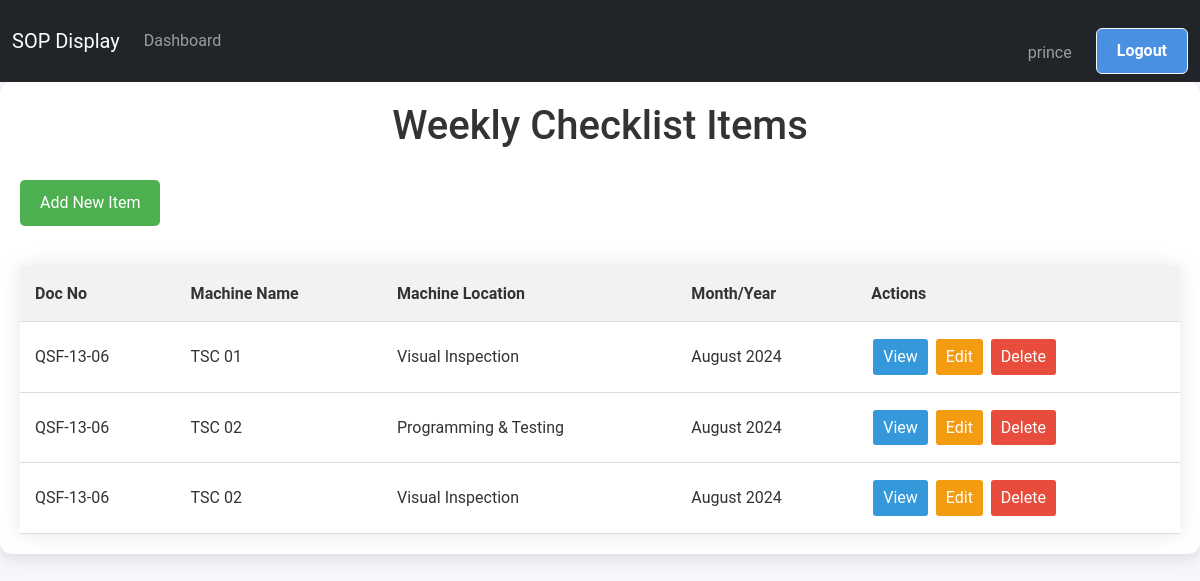
Page /screen/maintenance/weekly/list/ (signed in) on the committed database.
### screen_app/models.py (models this page shows, shortened)
class WeeklyChecklistItem(models.Model):
    TICK_CHOICES = [
        ('✔', 'OK'),
        ('✘', 'Not OK'),
        ('', 'Not Checked')
    ]
    manager = models.ForeignKey(User, on_delete=models.CASCADE, default=None ,blank=True)
    station = models.CharField(max_length=10, choices=STATION_CHOICES, default='DSL01_S01')
    doc_number = models.CharField(max_length=20, default="QSF-13-06",blank=True)
    rev_number = models.CharField(max_length=10, default="02")
    rev_date = models.DateField(default=timezone.now)
    machine_name = models.CharField(max_length=100, choices=MACHINE_NAME_CHOICES)
    control_number = models.CharField(max_length=100,choices=CONTROL_NUMBER_CHOICES)
    machine_location = models.ForeignKey(MachineLocation, on_delete=models.CASCADE, verbose_name="Process/Operation")
    month_year = models.DateField(default=timezone.now,blank=True)
    CHECK_POINT_CHOICES = (
        ('Check Conveyor Belts', 'Check Conveyor Belts'),
        ('Check Solder bit Assembly. For any Bolts & Screw Loose', 'Check Solder bit Assembly. For any Bolts & Screw Loose'),
        ('Check Wire & Cable', 'Check Wire & Cable'),
        ('Electrical Insulation', 'Electrical Insulation'),
    )
    date = models.DateField(default=timezone.now,blank=True)
    check_point_8 = models.CharField(max_length=200, choices=CHECK_POINT_CHOICES, default='Check Conveyor Belts',blank=True)
    check_point_9 = models.CharField(max_length=200, choices=CHECK_POINT_CHOICES, default='Check Solder bit Assembly. For any Bolts & Screw Loose',blank=True)
    check_point_10 = models.CharField(max_length=200, choices=CHECK_POINT_CHOICES, default='Check Wire & Cable',blank=True)
    check_point_11 = models.CharField(max_length=200, choices=CHECK_POINT_CHOICES, default='Electrical Insulation',blank=True)
    REQUIREMENT_RANGE_CHOICES = (
        ('No Damage', 'No Damage'),
        ('Proper Tight', 'Proper Tight'),
        ('No Damage No Broken', 'No Damage No Broken'),
        ('No Cut & No Damage Wire', 'No Cut & No Damage Wire'),
    )
    requirement_range_8 = models.CharField(max_length=200, choices=REQUIREMENT_RANGE_CHOICES,  default='No Damage',blank=True)
    requirement_range_9 = models.CharField(max_length=200, choices=REQUIREMENT_RANGE_CHOICES,  default='Proper Tight',blank=True)
    requirement_range_10 = models.CharField(max_length=200, choices=REQUIREMENT_RANGE_CHOICES, default='No Damage No Broken',blank=True)
    requirement_range_11 = models.CharField(max_length=200, choices=REQUIREMENT_RANGE_CHOICES, default='No Cut & No Damage Wire',blank=True)
    METHOD_OF_CHECKING_CHOICES = (
        ('Clean by Cloths & Brush', 'Clean by Cloths & Brush'),
        ('By Hand', 'By Hand'),
        ('By Eye', 'By Eye'),
        )
    method_of_checking_8 = models.CharField(max_length=200, choices=METHOD_OF_CHECKING_CHOICES, default='By Hand',blank=True)
    method_of_checking_9 = models.CharField(max_length=200, choices=METHOD_OF_CHECKING_CHOICES, default='By Hand',blank=True)
    method_of_checking_10 = models.CharField(max_length=200, choices=METHOD_OF_CHECKING_CHOICES, default='By Hand',blank=True)
    method_of_checking_11 = models.CharField(max_length=200, choices=METHOD_OF_CHECKING_CHOICES, default='By Hand',blank=True)
    Remark_8=models.CharField(max_length=100,choices=TICK_CHOICES)
    Remark_9=models.CharField(max_length=100,choices=TICK_CHOICES)
    Remark_10=models.CharField(max_length=100,choices=TICK_CHOICES)
    Remark_11=models.CharField(max_length=100,choices=TICK_CHOICES)
    checked_by_Operator = models.CharField(max_length=100,choices=TICK_CHOICES,default='✔',blank=True)
    approved_by_Supervisor = models.CharField(max_length=100,choices=TICK_CHOICES,default='✘',blank=True)

class MachineLocation(models.Model):
    location_name = models.CharField(max_length=100, unique=True, verbose_name="Machine Location")
    min_skill_required = models.IntegerField(verbose_name="Minimum Skill Required")
    def __str__(self):
        return self.location_name

### screen_app/views.py (the view)
# urls.py: path('maintenance/weekly/list/', ListWeeklyChecklistItem.as_view(), name='list_weekly'),
@method_decorator(staff_member_required, name='dispatch')
class ListWeeklyChecklistItem(ListView):
    model = WeeklyChecklistItem
    template_name = 'Maintenance/weekly/list_weekly.html'
    context_object_name = 'records'
    ordering = ['-month_year']

### screen_app/templates/Maintenance/weekly/list_weekly.html (shortened to what this page needs)
{% extends "base.html" %}
{% block content %}
<div class="container">
    <h1>Weekly Checklist Items</h1>
    <a href="{% url 'add_weekly' %}" class="add-new-btn">Add New Item</a>
    {% if records %}
    <table class="excel-table">
        <thead>
            <tr>
                <th>Doc No</th>
                <th>Machine Name</th>
                <th>Machine Location</th>
                <th>Month/Year</th>
                <th>Actions</th>
            </tr>
        </thead>
        <tbody>
            {% for record in records %}
            <tr>
                <td>{{record.doc_number}}</td>
                <td>{{record.get_machine_name_display}}</td>
                <td>{{record.machine_location}}</td>
                <td>{{record.month_year|date:"F Y"}}</td>
                <td>
                    <a href="{% url 'weekly_detail' record.pk %}" class="action-btn view-btn">View</a>
                    <a href="{% url 'update_weekly' record.pk %}" class="action-btn edit-btn">Edit</a>
                    <a href="{% url 'delete_weekly' record.pk %}" class="action-btn delete-btn">Delete</a>
                </td>
            </tr>
            {% endfor %}
        </tbody>
    </table>
    {% else %}
    <p class="no-records">No weekly checklist items found.</p>
    {% endif %}
</div>
{% endblock content %}

### templates/base.html (shortened to what this page needs)
{% load static %}
<!DOCTYPE html>
<html lang="en">
  <head>
    <link rel="stylesheet" href="{% static 'css/bootstrap.css' %}" />
  </head>
  <body>
    <nav class="navbar navbar-expand-lg navbar-dark bg-dark" id="mainNavbar">
      <div class="container-fluid">
        <a class="navbar-brand" href="/">SOP Display</a>
        <div class="collapse navbar-collapse" id="navbarContent">
          <ul class="navbar-nav me-auto mb-2 mb-lg-0">
            {% if user.is_authenticated %}
            <li class="nav-item">
              <a
                class="nav-link {% if request.resolver_match.url_name == 'dashboard' %}active{% endif %}"
                href="{% url 'dashboard' %}"
                >Dashboard</a
              >
            </li>
             {% endif %}
          </ul>
          <ul class="navbar-nav ">
            {% if user.is_authenticated %}
            <li class="nav-item mt-4">
              <span class=" nav-link  me-3">{{ user.username }}</span>
            </li>
            <li class="nav-item">
              <form method="post" action="{% url 'logout' %}">
                <button class="btn btn-outline-light" type="submit">
                  Logout
                </button>
              </form>
            </li>
            {% endif %}
          </ul>
        </div>
      </div>
    </nav>
    {% block content %} {% endblock content %}
  </body>
</html>

### templates/base.html (style rules this page uses)
html, body { height: 100%; margin: 0; padding: 0; overflow-x: hidden; }
body { padding-top: 0px; }
.navbar { transition: transform 0.3s ease; }
body { scrollbar-width: none; -ms-overflow-style: none; }
:root { --primary-color: #4a90e2; --secondary-color: #f5f7fa; --text-color: #333; --border-color: #e0e0e0; }
body { font-family: "Roboto", Arial, sans-serif; background-color: var(--secondary-color); color: var(--text-color); line-height: 1.6; margin: 0; padding: 0; }
.container { max-width: 1200px; margin: 40px auto; padding: 30px; background-color: #ffffff; border-radius: 12px; box-shadow: 0 5px 15px rgba(0, 0, 0, 0.1); }
h1 { color: var(--primary-color); font-size: 2.5em; text-align: center; margin-bottom: 30px; }
.btn { display: inline-block; background-color: var(--primary-color); color: white; padding: 10px 20px; text-decoration: none; border-radius: 6px; font-weight: bold; transition: background-color 0.3s ease; }
form { margin-top: 20px; }
form button { background-color: var(--primary-color); color: white; border: none; padding: 12px 24px; font-size: 18px; border-radius: 6px; cursor: pointer; transition: background-color 0.3s ease; }

### screen_app/templates/Maintenance/weekly/list_weekly.html (style rules this page uses)
.container { max-width: 1200px; margin: 0 auto; padding: 20px; }
h1 { color: #333; text-align: center; margin-bottom: 30px; }
.add-new-btn { display: inline-block; background-color: #4caf50; color: white; padding: 10px 20px; text-decoration: none; border-radius: 5px; margin-bottom: 20px; }
.excel-table { width: 100%; border-collapse: collapse; margin-top: 20px; box-shadow: 0 0 20px rgba(0, 0, 0, 0.1); }
.excel-table th, .excel-table td { padding: 15px; text-align: left; border-bottom: 1px solid #ddd; }
.excel-table th { background-color: #f2f2f2; font-weight: bold; color: #333; }
.action-btn { display: inline-block; padding: 5px 10px; margin: 2px; text-decoration: none; color: white; border-radius: 3px; }
.view-btn { background-color: #3498db; }
.edit-btn { background-color: #f39c12; }
.delete-btn { background-color: #e74c3c; }

### rows in the picture
WeeklyChecklistItem: doc_number "QSF-13-06", machine_name "TSC 01", machine_location "Visual Inspection", month_year "August 2024"
WeeklyChecklistItem: doc_number "QSF-13-06", machine_name "TSC 02", machine_location "Programming & Testing", month_year "August 2024"
WeeklyChecklistItem: doc_number "QSF-13-06", machine_name "TSC 02", machine_location "Visual Inspection", month_year "August 2024"

### other values in the picture
{{ user.username }} "prince"
